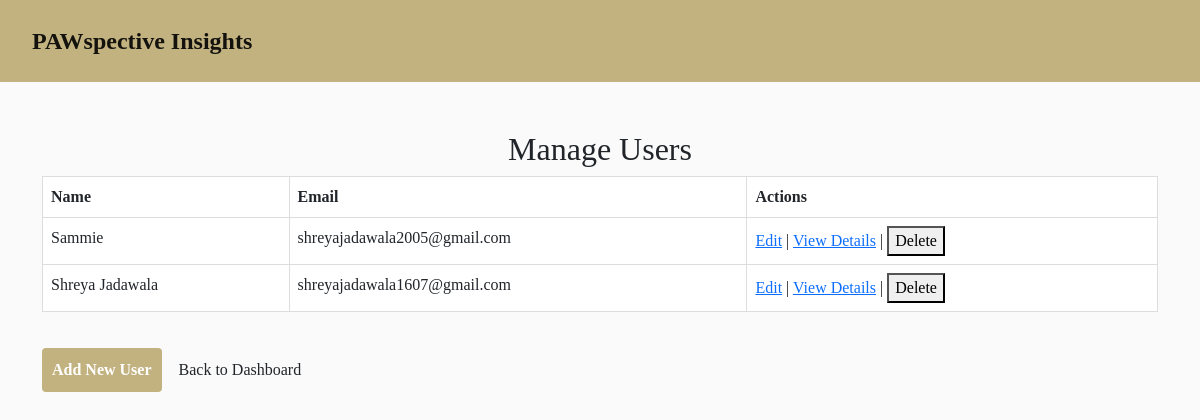
Page /admin_view_users on the earlier database version.
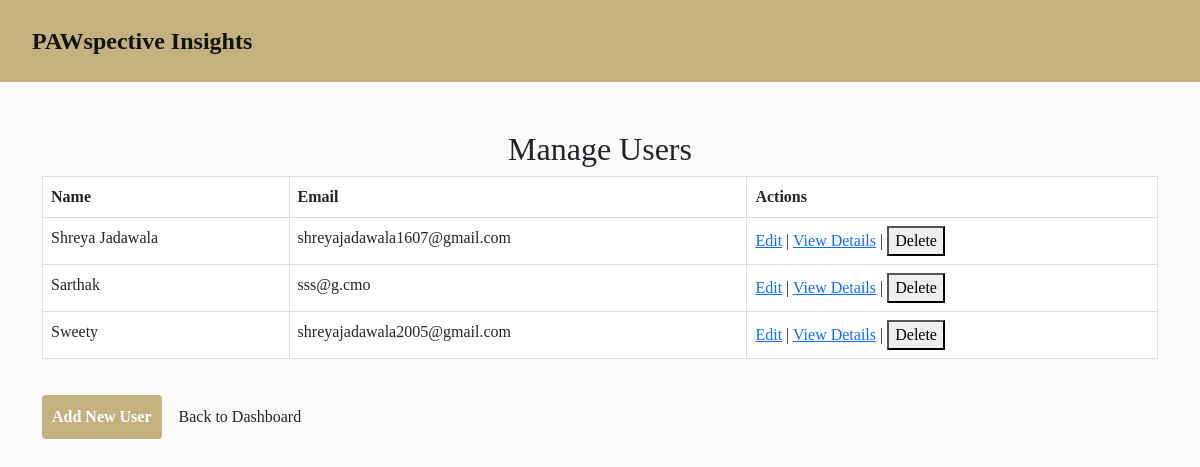
Same page on the later database version.
### app.py (models this page shows)
class User(db.Model):
    id = db.Column(db.Integer, primary_key=True)
    name = db.Column(db.String(100), nullable=False)
    address = db.Column(db.String(200), nullable=False)
    city = db.Column(db.String(100), nullable=False)
    province = db.Column(db.String(100), nullable=False)
    country = db.Column(db.String(100), nullable=False)
    postal_code = db.Column(db.String(20), nullable=False)
    email = db.Column(db.String(100), unique=True, nullable=False)
    password = db.Column(db.String(100), nullable=False)
    dob = db.Column(db.String(20), nullable=False)
    is_admin = db.Column(db.Boolean, default=False)  # New field for admin role
    date_created = db.Column(db.DateTime, default=datetime.now())

### app.py (the view)
@app.route('/admin_view_users')
def admin_view_users():
    users = User.query.filter_by(is_admin=False).all()  # Display only non-admin users
    return render_template('admin_users.html', users=users)

### templates/admin_users.html (shortened to what this page needs)
<!DOCTYPE html>
<html lang="en">
<head>
    <link href="https://cdn.jsdelivr.net/npm/bootstrap@5.0.2/dist/css/bootstrap.min.css" rel="stylesheet">
    <link rel="stylesheet" href="{{ url_for('static', filename='css/style.css') }}">
</head>
<body>
    <header class="header">
        <nav class="navbar navbar-expand-lg navbar-light" style="background-color: #c2b280;">
            <div class="container-fluid">
                <a class="navbar-brand" href="/">PAWspective Insights</a>
            </div>
        </nav>
    </header>
    <div class="container mt-5">
        <h2 class="text-center">Manage Users</h2>
        <div class="table-responsive">
            <table class="table table-bordered">
                    <tr>
                        <th>Name</th>
                        <th>Email</th>
                        <th>Actions</th>
                    </tr>
                    {% for user in users %}
                    <tr>
                        <td>{{ user.name }}</td>
                        <td>{{ user.email }}</td>
                        <td>
                            <a href="{{ url_for('admin_edit_user', user_id=user.id) }}">Edit</a> |
                            <a href="{{ url_for('admin_view_user_details', user_id=user.id) }}">View Details</a> |
                            <form action="{{ url_for('admin_delete_user', user_id=user.id) }}" method="post" style="display:inline;">
                                <button type="submit" onclick="return confirm('Are you sure you want to delete this user?');">Delete</button>
                            </form>
                        </td>
                    </tr>
                    {% endfor %}
                </table>
        </div>
        <a href="{{ url_for('admin_add_user') }}" class="btn btn-custom mt-3">Add New User</a>
        <a href="{{ url_for('admin_dashboard') }}" class="btn btn-custom-cancel mt-3">Back to Dashboard</a>
    </div>
</body>
</html>

### static/css/style.css (style rules this page uses)
body, html { margin: 0; padding: 0; font-family: 'Times New Roman', Times, serif; background-color: #fafafa; }
.header { background-color: #c2b280; padding: 10px 20px; }
.navbar-brand { font-weight: bold; color: #4e4e4e; font-size: 24px; }
.btn-custom { background-color: #c2b280; color: white; border: none; padding: 10px; font-weight: bold; }
.table-bordered { background-color: #fff; border: 1px solid #ddd; margin-bottom: 20px; }

Differences in the rows shown:
removed User: name "Sammie", email "shreyajadawala2005@gmail.com"
now on this page (row edited): User: name "Sarthak", email "sss@g.cmo"
added User: name "Sweety", email "shreyajadawala2005@gmail.com"
